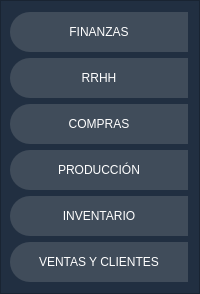
           <widget class="QFrame" name="frame_control">
            <property name="minimumSize">
             <size>
              <width>200</width>
              <height>0</height>
             </size>
            </property>
            <property name="maximumSize">
             <size>
              <width>0</width>
              <height>16777215</height>
             </size>
            </property>
            <property name="styleSheet">
             <string notr="true">QFrame{
background-color: #212f41;
}

QPushButton{
background-color: #404c5a;
border-top-left-radius:20px;
border-bottom-left-radius:20px;
color: rgb(255, 255, 255);
font: 77 10pt &quot;Arial Black&quot;;
}

QPushButton:hover{
background-color: #98989b;
border-top-left-radius:20px;
border-bottom-left-radius:20px;
color: rgb(0, 0, 0);
font: 77 10pt &quot;Arial Black&quot;;
}</string>
            </property>
            <property name="frameShape">
             <enum>QFrame::StyledPanel</enum>
            </property>
            <property name="frameShadow">
             <enum>QFrame::Raised</enum>
            </property>
            <layout class="QVBoxLayout" name="verticalLayout_3">
             <property name="leftMargin">
              <number>9</number>
             </property>
             <item>
              <widget class="QPushButton" name="bt_finanzas">
               <property name="minimumSize">
                <size>
                 <width>0</width>
                 <height>40</height>
                </size>
               </property>
               <property name="text">
                <string>FINANZAS</string>
               </property>
              </widget>
             </item>
             <item>
              <widget class="QPushButton" name="bt_rrhh">
               <property name="minimumSize">
                <size>
                 <width>0</width>
                 <height>40</height>
                </size>
               </property>
               <property name="text">
                <string>RRHH</string>
               </property>
              </widget>
             </item>
             <item>
              <widget class="QPushButton" name="bt_compras">
               <property name="minimumSize">
                <size>
                 <width>0</width>
                 <height>40</height>
                </size>
               </property>
               <property name="text">
                <string>COMPRAS</string>
               </property>
              </widget>
             </item>
             <item>
              <widget class="QPushButton" name="bt_produccion">
               <property name="minimumSize">
                <size>
                 <width>0</width>
                 <height>40</height>
                </size>
               </property>
               <property name="text">
                <string>PRODUCCIÓN</string>
               </property>
              </widget>
             </item>
             <item>
              <widget class="QPushButton" name="bt_inventario">
               <property name="minimumSize">
                <size>
                 <width>0</width>
                 <height>40</height>
                </size>
               </property>
               <property name="text">
                <string>INVENTARIO</string>
               </property>
              </widget>
             </item>
             <item>
              <widget class="QPushButton" name="bt_ventas">
               <property name="minimumSize">
                <size>
                 <width>0</width>
                 <height>40</height>
                </size>
               </property>
               <property name="text">
                <string>VENTAS Y CLIENTES</string>
               </property>
              </widget>
             </item>
            </layout>
           </widget>
